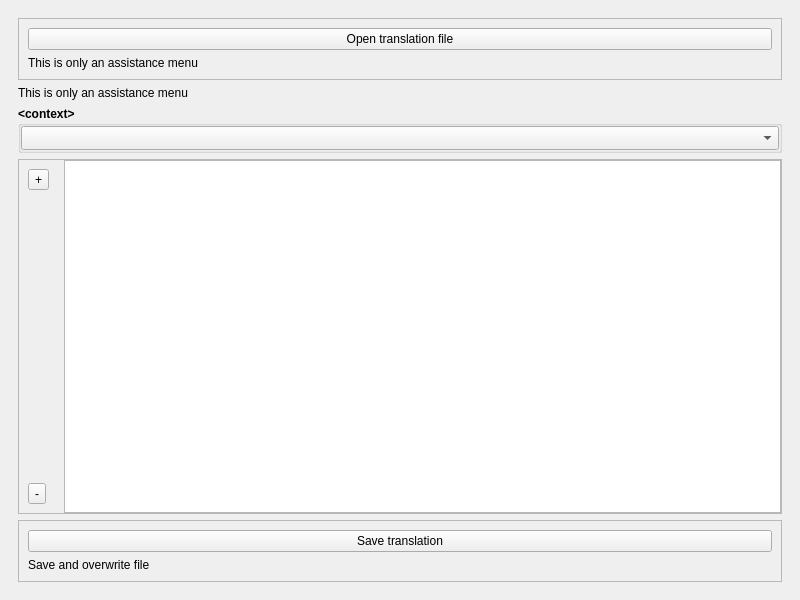
<?xml version="1.0" encoding="UTF-8"?>
<ui version="4.0">
 <class>MainWindowTranslationHelper</class>
 <widget class="QMainWindow" name="MainWindowTranslationHelper">
  <property name="geometry">
   <rect>
    <x>0</x>
    <y>0</y>
    <width>800</width>
    <height>600</height>
   </rect>
  </property>
  <property name="windowTitle">
   <string>QGIS Translation Help Menu</string>
  </property>
  <widget class="QWidget" name="centralwidget">
   <layout class="QGridLayout" name="gridLayout">
    <item row="1" column="0">
     <widget class="QWidget" name="widget" native="true">
      <layout class="QGridLayout" name="gridLayout_3">
       <item row="0" column="1">
        <widget class="QFrame" name="Frame_Open">
         <property name="sizePolicy">
          <sizepolicy hsizetype="Preferred" vsizetype="Maximum">
           <horstretch>0</horstretch>
           <verstretch>0</verstretch>
          </sizepolicy>
         </property>
         <property name="frameShape">
          <enum>QFrame::StyledPanel</enum>
         </property>
         <property name="frameShadow">
          <enum>QFrame::Raised</enum>
         </property>
         <layout class="QGridLayout" name="gridLayout_2">
          <item row="0" column="0">
           <widget class="QPushButton" name="But_Open">
            <property name="text">
             <string>Open translation file</string>
            </property>
           </widget>
          </item>
          <item row="1" column="0">
           <widget class="QLabel" name="label">
            <property name="text">
             <string>This is only an assistance menu</string>
            </property>
           </widget>
          </item>
         </layout>
        </widget>
       </item>
       <item row="5" column="1">
        <widget class="QFrame" name="Frame_Save">
         <property name="sizePolicy">
          <sizepolicy hsizetype="Preferred" vsizetype="Maximum">
           <horstretch>0</horstretch>
           <verstretch>0</verstretch>
          </sizepolicy>
         </property>
         <property name="frameShape">
          <enum>QFrame::StyledPanel</enum>
         </property>
         <property name="frameShadow">
          <enum>QFrame::Raised</enum>
         </property>
         <layout class="QGridLayout" name="gridLayout_4">
          <item row="2" column="0">
           <widget class="QLabel" name="label_2">
            <property name="text">
             <string>Save and overwrite file</string>
            </property>
           </widget>
          </item>
          <item row="1" column="0">
           <widget class="QPushButton" name="But_Save">
            <property name="text">
             <string>Save translation</string>
            </property>
           </widget>
          </item>
         </layout>
        </widget>
       </item>
       <item row="2" column="1">
        <widget class="QGroupBox" name="Group_Context">
         <property name="sizePolicy">
          <sizepolicy hsizetype="Preferred" vsizetype="Maximum">
           <horstretch>0</horstretch>
           <verstretch>0</verstretch>
          </sizepolicy>
         </property>
         <property name="font">
          <font>
           <weight>75</weight>
           <bold>true</bold>
          </font>
         </property>
         <property name="title">
          <string>&lt;context&gt;</string>
         </property>
         <layout class="QGridLayout" name="gridLayout_5">
          <property name="leftMargin">
           <number>0</number>
          </property>
          <property name="topMargin">
           <number>0</number>
          </property>
          <property name="rightMargin">
           <number>0</number>
          </property>
          <property name="bottomMargin">
           <number>0</number>
          </property>
          <item row="0" column="0">
           <widget class="QComboBox" name="DrD_Context">
            <property name="sizeAdjustPolicy">
             <enum>QComboBox::AdjustToMinimumContentsLengthWithIcon</enum>
            </property>
           </widget>
          </item>
         </layout>
        </widget>
       </item>
       <item row="4" column="1">
        <widget class="QFrame" name="Frame_View">
         <property name="frameShape">
          <enum>QFrame::StyledPanel</enum>
         </property>
         <property name="frameShadow">
          <enum>QFrame::Raised</enum>
         </property>
         <layout class="QHBoxLayout" name="horizontalLayout">
          <property name="leftMargin">
           <number>0</number>
          </property>
          <property name="topMargin">
           <number>0</number>
          </property>
          <property name="rightMargin">
           <number>0</number>
          </property>
          <property name="bottomMargin">
           <number>0</number>
          </property>
          <item>
           <widget class="QWidget" name="widget_2" native="true">
            <layout class="QGridLayout" name="gridLayout_6">
             <item row="0" column="0">
              <widget class="QToolButton" name="But_Add">
               <property name="text">
                <string>+</string>
               </property>
              </widget>
             </item>
             <item row="2" column="0">
              <spacer name="verticalSpacer">
               <property name="orientation">
                <enum>Qt::Vertical</enum>
               </property>
               <property name="sizeHint" stdset="0">
                <size>
                 <width>20</width>
                 <height>40</height>
                </size>
               </property>
              </spacer>
             </item>
             <item row="3" column="0">
              <widget class="QToolButton" name="But_Remove">
               <property name="text">
                <string>-</string>
               </property>
              </widget>
             </item>
            </layout>
           </widget>
          </item>
          <item>
           <widget class="QTreeWidget" name="Tree_Xml_View">
            <property name="wordWrap">
             <bool>true</bool>
            </property>
            <property name="headerHidden">
             <bool>true</bool>
            </property>
            <column>
             <property name="text">
              <string notr="true">1</string>
             </property>
            </column>
           </widget>
          </item>
         </layout>
        </widget>
       </item>
       <item row="1" column="1">
        <widget class="QLabel" name="Label_File">
         <property name="text">
          <string>This is only an assistance menu</string>
         </property>
        </widget>
       </item>
      </layout>
     </widget>
    </item>
   </layout>
  </widget>
 </widget>
 <resources/>
 <connections/>
</ui>
